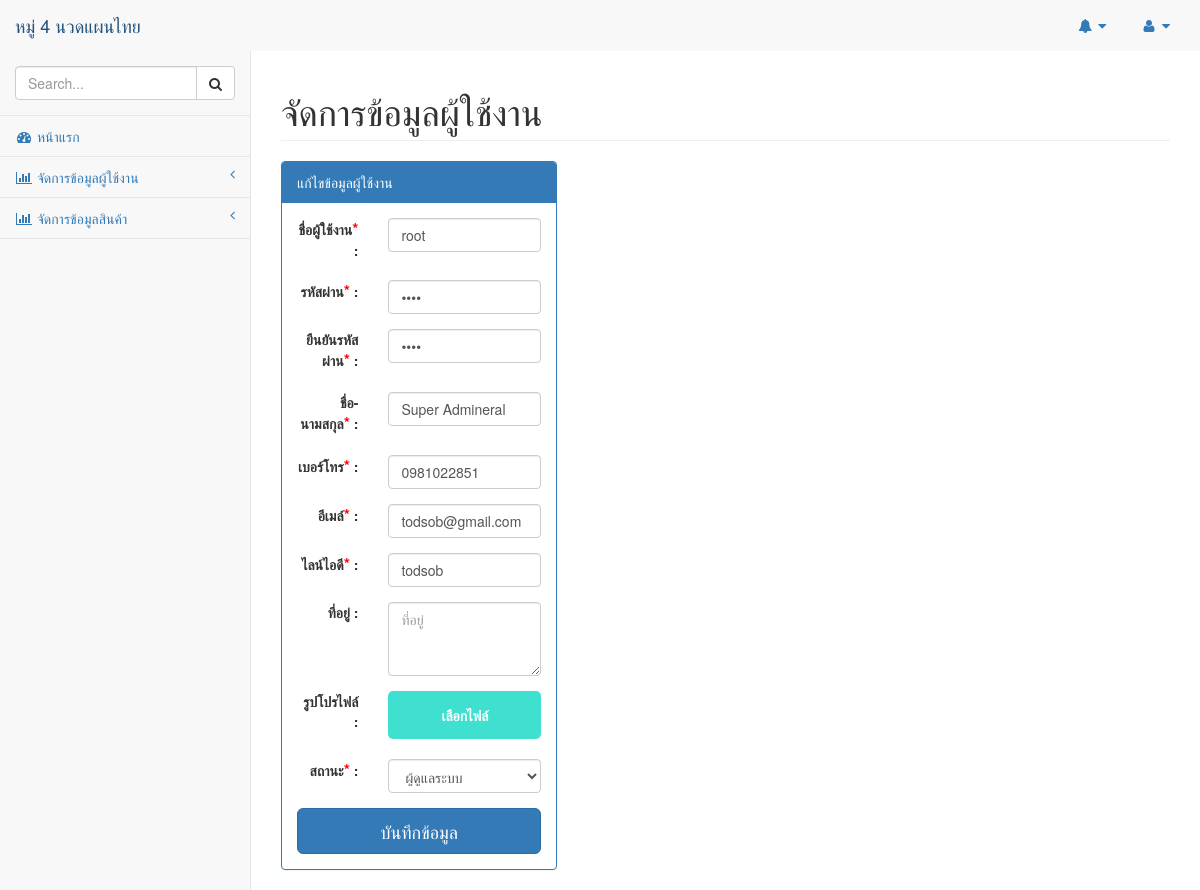
Page /src/pages/edit-user.php?id=8 on the committed database.
### tables this page shows
CREATE TABLE `hm_user` (
  `user_id` int(11) NOT NULL,
  `user_name` varchar(50) NOT NULL,
  `user_user` varchar(50) NOT NULL,
  `user_pass` varchar(50) NOT NULL,
  `user_tel` varchar(10) NOT NULL,
  `user_email` varchar(50) NOT NULL,
  `user_line` varchar(50) NOT NULL,
  `user_img` varchar(100) DEFAULT NULL,
  `user_address` varchar(255) NOT NULL,
  `status_id` int(11) NOT NULL
);

### src/components/global-variable.php (called while the page is built)
<?php
    $title = 'หมู่ 4 นวดแผนไทย'
?>

### src/pages/edit-user.php (the view, shortened to what this page needs)
<!DOCTYPE html>
<html lang="en">
<head>
    <link rel="stylesheet" href="../assets/css/style.css">
    <?php
        include('../components/global-variable.php');
        include('../assets/scripts/admin-script.php');
        include('../config/connect-db.php');
        $sql= 'SELECT u.user_id as id, u.user_user as username,u.user_pass as password
            ,u.user_name as name,u.user_tel as tel,u.user_email as email,u.user_line as line
            ,u.user_address as address,u.user_img as image,u.status_id
            FROM hm_user u
            WHERE u.user_id =?';
        if($stmt = $mysqli->prepare($sql)){
            $userId = $_GET['id'];
            $stmt->bind_param('i',$userId);
            $stmt->execute();
            $result  = $stmt->get_result();
            while($rs=$result->fetch_object()){
    ?>
<link rel="stylesheet" type="text/css" href="https://cdn.datatables.net/1.10.19/css/jquery.dataTables.css">
</head>
<body>
    <div id="wrapper">
        <?php include('../components/menu.php'); ?>
        <div id="page-wrapper">
        <div class="row">
                <div class="col-lg-12">
                    <h1 class="page-header">จัดการข้อมูลผู้ใช้งาน</h1>
                </div>
            </div>
            <div class="row">
            <div class="col-md-4">
                    <div class="panel panel-primary">
                        <div class="panel-heading">
                            แก้ไขข้อมูลผู้ใช้งาน
                        </div>
                        <div class="panel-body">
                            <form method="post" action="pages/update-user.php">
                                <div class="form-group row">
                                    <div class="col-md-4 text-right">
                                        <label for="inputUsername">ชื่อผู้ใช้งาน<span class="required">*</span> :</label>
                                    </div>
                                    <div class="col-md-8">
                                        <input type="text" name="username" class="form-control" placeholder='ชื่อผู้ใช้งาน' maxlength='50' value='<?php echo $rs->username ?>' required/>
                                    </div>
                                </div>
                                <div class="form-group row">
                                    <div class="col-md-4 text-right">
                                        <label for="inputPassword">รหัสผ่าน<span class="required">*</span> :</label>
                                    </div>
                                    <div class="col-md-8">
                                        <input type="password" name="password" class="form-control" placeholder='รหัสผ่าน' maxlength='50' value='<?php echo $rs->password ?>' required/>
                                    </div>
                                </div>
                                <div class="form-group row">
                                    <div class="col-md-4 text-right">
                                        <label for="comfirmPassword">ยืนยันรหัสผ่าน<span class="required">*</span> :</label>
                                    </div>
                                    <div class="col-md-8">
                                        <input type="password" class="form-control" placeholder='ยืนยันรหัสผ่าน' maxlength='50' value='<?php echo $rs->password ?>' required/>
                                    </div>
                                </div>
                                <div class="form-group row">
                                    <div class="col-md-4 text-right">
                                        <label for="name">ชื่อ-นามสกุล<span class="required">*</span> :</label>
                                    </div>
                                    <div class="col-md-8">
                                        <input type="text" name="name" class="form-control" placeholder='ชื่อ-นามสกุล' maxlength='50' value='<?php echo $rs->name ?>' required/>
                                    </div>
                                </div>
                                <div class="form-group row">
                                    <div class="col-md-4 text-right">
                                        <label for="tel">เบอร์โทร<span class="required">*</span> :</label>
                                    </div>
                                    <div class="col-md-8">
                                        <input type="text" name="tel" class="form-control" placeholder='เบอร์โทร' maxlength='10' value='<?php echo $rs->tel ?>' required/>
                                    </div>
                                </div>
                                <div class="form-group row">
                                    <div class="col-md-4 text-right">
                                        <label for="email">อีเมล์<span class="required">*</span> :</label>
                                    </div>
                                    <div class="col-md-8">
                                        <input type="text" name="email" class="form-control" placeholder='อีเมล์' maxlength='50' value='<?php echo $rs->email ?>' required/>
                                    </div>
                                </div>
                                <div class="form-group row">
                                    <div class="col-md-4 text-right">
                                        <label for="email">ไลน์ไอดี<span class="required">*</span> :</label>
                                    </div>
                                    <div class="col-md-8">
                                        <input type="text" name="line" class="form-control" placeholder='ไลน์ไอดี' maxlength='50' value='<?php echo $rs->line ?>' required/>
                                    </div>
                                </div>
                                <div class="form-group row">
                                    <div class="col-md-4 text-right">
                                        <label for="address">ที่อยู่ :</label>
                                    </div>
                                    <div class="col-md-8">
                                        <textarea name="address"rows="3" class="form-control" placeholder='ที่อยู่'><?php echo $rs->address ?></textarea>
                                    </div>
                                </div>
                                <div class="form-group row">
                                    <div class="col-md-4 text-right">
                                        <label for="profile">รูปโปรไฟล์ :</label>
                                    </div>
                                    <div class="col-md-8">
                                        <div class="input-file-container">
                                            <label tabindex="0" for="my-file" class="input-file-trigger">เลือกไฟล์</label>
                                        </div>
                                    </div>
                                </div>
                                <div class="form-group row">
                                    <div class="col-md-4 text-right">
                                        <label for="profile">สถานะ<span class="required">*</span> :</label>
                                    </div>
                                    <div class="col-md-8">
                                        <select name="status" id="" class="form-control" required>
                                            <option value="1" <?php echo($rs->status_id == 1?'selected="selected"':'')?>>ผู้ดูแลระบบ</option>
                                        </select>
                                    </div>
                                </div>
                                <div class="row">
                                    <div class="col-md-12">
                                        <button type="submit" class="btn btn-lg btn-block btn-primary" name="update">บันทึกข้อมูล</button>
                                    </div>
                                </div>
                            </form>
                        </div>
                    </div>
                </div>
            </div>
        </div>
    </div>
    <?php
            }
        }
    ?>
</body>
</html>

### src/components/menu.php (shortened to what this page needs)
<nav class="navbar navbar-dark navbar-static-top" role="navigation" style="margin-bottom: 0">
    <div class="navbar-header">
        <a class="navbar-brand" href="index.php"><?php echo $title ?></a>
    </div>
    <ul class="nav navbar-top-links navbar-right">
        <li class="dropdown">
            <a class="dropdown-toggle" data-toggle="dropdown" href="#">
                <i class="fa fa-bell fa-fw"></i> <i class="fa fa-caret-down"></i>
            </a>
        </li>
        <li class="dropdown">
            <a class="dropdown-toggle" data-toggle="dropdown" href="#">
                <i class="fa fa-user fa-fw"></i> <i class="fa fa-caret-down"></i>
            </a>
        </li>
    </ul>
    <div class="navbar-default sidebar" role="navigation">
        <div class="sidebar-nav navbar-collapse">
            <ul class="nav" id="side-menu">
                <li class="sidebar-search">
                    <div class="input-group custom-search-form">
                        <input type="text" class="form-control" placeholder="Search...">
                        <span class="input-group-btn">
                        <button class="btn btn-default" type="button">
                            <i class="fa fa-search"></i>
                        </button>
                    </span>
                    </div>
                </li>
                <li>
                    <a href="pages/admin.php"><i class="fa fa-dashboard fa-fw"></i> หน้าแรก</a>
                </li>
                <li>
                    <a href="#"><i class="fa fa-bar-chart-o fa-fw"></i> จัดการข้อมูลผู้ใช้งาน<span class="fa arrow"></span></a>
                </li>
                <li>
                    <a href="#"><i class="fa fa-bar-chart-o fa-fw"></i> จัดการข้อมูลสินค้า<span class="fa arrow"></span></a>
                </li>
            </ul>
        </div>
    </div>
</nav>

### src/assets/css/style.css (style rules this page uses)
:root { --font-family-base: Superspace; --font-weight-light-base: 300; --font-weight-regular-base: 400; --font-weight-bold-base: 700; --font-size-base: 14px; --blue-color-base: #0069aa; --lightgray-color-base: #f2f2f2; --brown-color-base: #a52a2a; }
body { font-family: var(--font-family-base); font-weight: var(--font-weight-regular-base); font-size: var(--font-size-base); }
.required { color: red; font-size: 16px; }
.input-file-container { position: relative; text-align: center; border-radius: 10px; }
.js .input-file-trigger { display: block; padding: 14px 45px; background: turquoise; color: #fff; font-size: 1em; transition: all .4s; cursor: pointer; border-radius: 5px; }

### rows in the picture
hm_user: username "root", name "Super Admineral", tel "0981022851", email "todsob@gmail.com", line "todsob", status "ผู้ดูแลระบบ"
